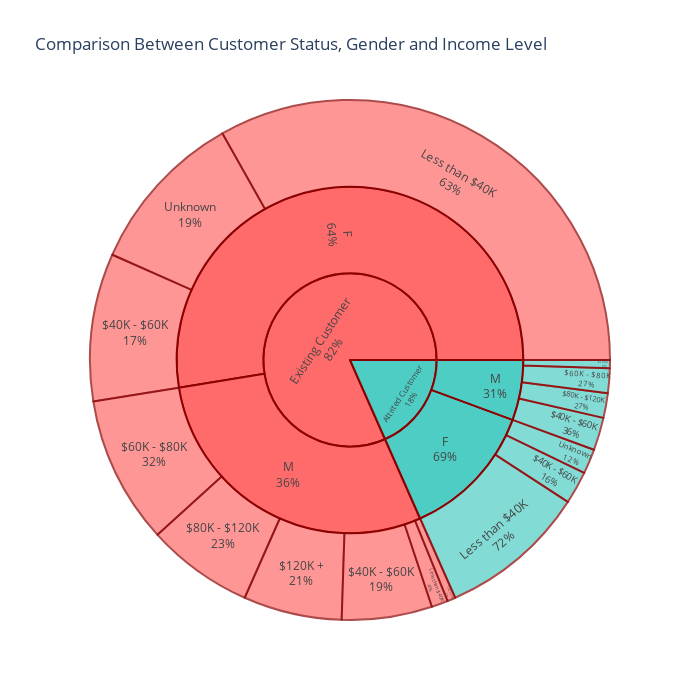

Notebook cell for this chart:
### Markdown cell above
As we can see from the parallel coordinates graph above,

### Code cell
# Create custom colors with red for attrited customers
custom_colors = ['#FF6B6B', '#4ECDC4', '#45B7D1', '#96CEB4', '#FECA57', '#F38BA8', '#A8E6CF']

fig = px.sunburst(bc, 
                 path=['Customer_Status', 'Gender', 'Income_Level'],
                 title='Comparison Between Customer Status, Gender and Income Level',
                 color_discrete_sequence=custom_colors)

fig.update_traces(
    hovertemplate='<b>%{label}</b><br>' +
                  'Count: %{value}<br>' +
                  '<extra></extra>',
    textinfo="label+percent parent",
    marker=dict(
        line=dict(
            color="darkred",
            width=2
        )
    )
)

fig.update_layout(
    width=700,
    height=700
)

fig.show()

### Figure 1 — Plotly figure (JSON) as saved in the notebook; plotly's stock layout.template omitted (floating-point values rounded to 4 significant figures)
{"data": [{"branchvalues": "total", "domain": {"x": [0, 1], "y": [0, 1]}, "hovertemplate": "<b>%{label}</b><br>Count: %{value}<br><extra></extra>", "ids": ["Existing Customer/F/Unknown", "Attrited Customer/M/$40K - $60K", "Existing Customer/M/Less than $40K", "Existing Customer/M/$60K - $80K", "Existing Customer/F/Less than $40K", "Existing Customer/M/$40K - $60K", "Attrited Customer/F/Unknown", "Attrited Customer/M/$80K - $120K", "Attrited Customer/F/Less than $40K", "Existing Customer/M/$80K - $120K", "Existing Customer/F/$40K - $60K", "Existing Customer/M/$120K +", "Attrited Customer/F/$40K - $60K", "Existing Customer/M/Unknown", "Attrited Customer/M/$120K +", "Attrited Customer/M/$60K - $80K", "Existing Customer/F", "Attrited Customer/M", "Existing Customer/M", "Attrited Customer/F", "Existing Customer", "Attrited Customer"], "labels": ["Unknown", "$40K - $60K", "Less than $40K", "$60K - $80K", "Less than $40K", "$40K - $60K", "Unknown", "$80K - $120K", "Less than $40K", "$80K - $120K", "$40K - $60K", "$120K +", "$40K - $60K", "Unknown", "$120K +", "$60K - $80K", "F", "M", "M", "F", "Existing Customer", "Attrited Customer"], "marker": {"line": {"color": "darkred", "width": 2}}, "name": "", "parents": ["Existing Customer/F", "Attrited Customer/M", "Existing Customer/M", "Existing Customer/M", "Existing Customer/F", "Existing Customer/M", "Attrited Customer/F", "Attrited Customer/M", "Attrited Customer/F", "Existing Customer/M", "Existing Customer/F", "Existing Customer/M", "Attrited Customer/F", "Existing Customer/M", "Attrited Customer/M", "Attrited Customer/M", "Existing Customer", "Attrited Customer", "Existing Customer", "Attrited Customer", "", ""], "textinfo": "label+percent parent", "type": "sunburst", "values": [20, 4, 2, 18, 65, 11, 3, 3, 18, 13, 18, 12, 4, 1, 1, 3, 103, 11, 57, 25, 160, 36]}], "layout": {"height": 700, "legend": {"tracegroupgap": 0}, "sunburstcolorway": ["#FF6B6B", "#4ECDC4", "#45B7D1", "#96CEB4", "#FECA57", "#F38BA8", "#A8E6CF"], "title": {"text": "Comparison Between Customer Status, Gender and Income Level"}, "width": 700}}
